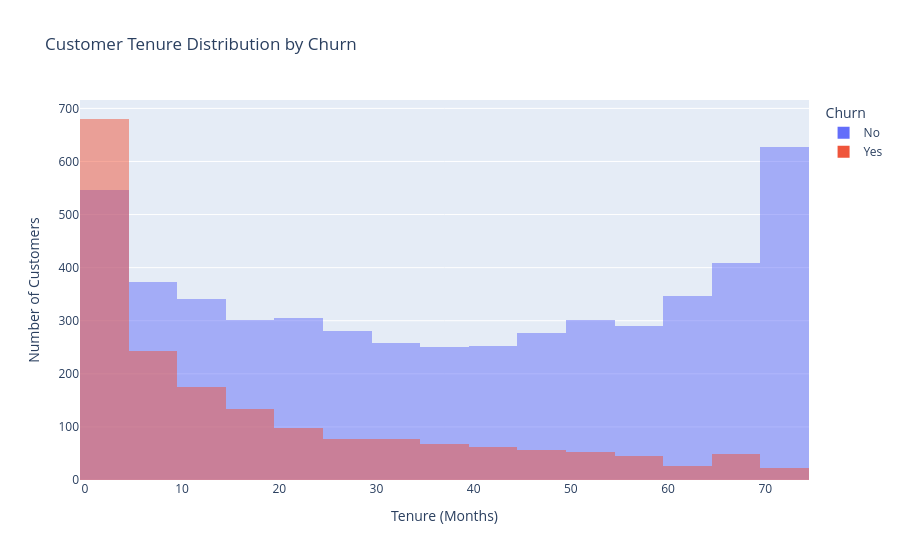

Notebook code for this chart:
### Markdown cell above
## 6. Churn by Customer Tenure

Customer tenure represents the length of time a customer has remained with the company. Analyzing tenure helps identify whether customers are more likely to churn during the early stages of their relationship or after becoming long-term subscribers.

Understanding this pattern enables the business to design targeted retention strategies at the most critical points in the customer lifecycle.

### Code cell
fig = px.histogram(
    df,
    x="tenure",
    color="Churn",
    nbins=30,
    barmode="overlay",
    title="Customer Tenure Distribution by Churn",
    labels={"tenure": "Customer Tenure (Months)"}
)

fig.update_layout(
    xaxis_title="Tenure (Months)",
    yaxis_title="Number of Customers"
)

fig.show()

### Figure 1 — Plotly figure (JSON) as saved in the notebook; plotly's stock layout.template omitted (floating-point values rounded to 4 significant figures; data arrays with more than 128 entries replaced by an {"elided": "..."} marker saying what was removed)
{"data": [{"bingroup": "x", "hovertemplate": "Churn=No<br>Customer Tenure (Months)=%{x}<br>count=%{y}<extra></extra>", "legendgroup": "No", "marker": {"color": "#636efa", "opacity": 0.5, "pattern": {"shape": ""}}, "name": "No", "nbinsx": 30, "orientation": "v", "showlegend": true, "type": "histogram", "x": {"elided": "5163 int values"}, "xaxis": "x", "yaxis": "y"}, {"bingroup": "x", "hovertemplate": "Churn=Yes<br>Customer Tenure (Months)=%{x}<br>count=%{y}<extra></extra>", "legendgroup": "Yes", "marker": {"color": "#EF553B", "opacity": 0.5, "pattern": {"shape": ""}}, "name": "Yes", "nbinsx": 30, "orientation": "v", "showlegend": true, "type": "histogram", "x": {"elided": "1869 int values"}, "xaxis": "x", "yaxis": "y"}], "layout": {"barmode": "overlay", "legend": {"title": {"text": "Churn"}, "tracegroupgap": 0}, "title": {"text": "Customer Tenure Distribution by Churn"}, "xaxis": {"anchor": "y", "domain": [0, 1], "title": {"text": "Tenure (Months)"}}, "yaxis": {"anchor": "x", "domain": [0, 1], "title": {"text": "Number of Customers"}}}}
